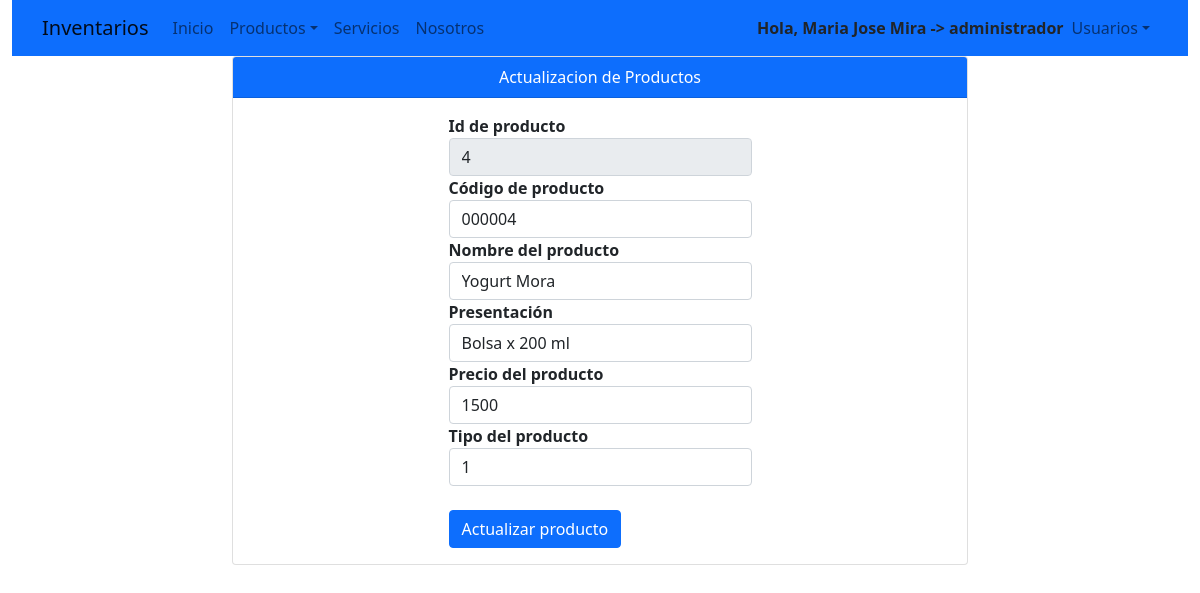
Screenshot of /index.php?controlador=productos&accion=actualizarRegistro&id=4 (signed in) with the database file from the repository.
### tables this page shows
CREATE TABLE IF NOT EXISTS `productos` (
  `id` int(11) NOT NULL AUTO_INCREMENT,
  `codigo` varchar(11) NOT NULL,
  `nombre` varchar(50) NOT NULL,
  `presentacion` varchar(50) NOT NULL,
  `precio` float NOT NULL,
  `id_tipo` int(11) NOT NULL,
  PRIMARY KEY (`id`),
  KEY `id_tipo` (`id_tipo`)
);

### controladores/controlador_productos.php (called while the page is built, shortened)
<?php
    include_once("modelos/producto.php");
    class ControladorProductos {
        public function actualizarRegistro(){
            $idProducto=$_GET['id'];
            $DatosProducto=Producto::BuscarProducto($idProducto);
            include_once "vistas/productos/actualizar.php";
            include_once "./vistas/productos/actualizar.php";
        }
    }
?>

### ruteador.php (called while the page is built, shortened)
<?php
    $objcontrolador = new $controlador();
    $objcontrolador -> $getaccion();
?>

### index.php (called while the page is built, shortened)
<?php
    include_once ("vistas/plantilla.php");
?>

### modelos/producto.php (called while the page is built, shortened)
<?php
    class Producto{
    public function __construct ($idP,$codP,$nombreP,$presentacionP,$precioP,$tipoP){
        $this->idProducto=$idP;
        $this->codProducto=$codP;
        $this->nombreProducto=$nombreP;
        $this->presentacionProducto=$presentacionP;
        $this->precioProducto=$precioP;
        $this->tipoProducto=$tipoP;
    }
    public static function BuscarProducto($idProducto){
        $conexionBaseDatos=BaseDatos::crearInstancia();
        $sql=$conexionBaseDatos -> prepare ("SELECT * FROM productos WHERE id=?");
        $sql->execute (array($idProducto));
        $producto=$sql->fetch();
        return new Producto($producto['id'],$producto['codigo'],$producto['nombre'],$producto['presentacion'],$producto['precio'],$producto['id_tipo']);
    }
    }
?>

### vistas/productos/actualizar.php (the view)
<?php
    include_once("./modelos/producto.php");
?>
<div class="container">
    <div class="row d-flex flex-grid justify-content-center">
        <div class="col-md-8">
            <div class="card card-color">
                <div class="card-header text-white bg-primary text-center">
                    Actualizacion de Productos
                </div>
                <div class="card-body">
                    <div class="container col-sm-6">
                        <form method="POST" action="">
                            <div class = "form-group">
                                <label for="inputid"> <strong> Id de producto </strong></label>
                                <input type="text" value="<?php echo $DatosProducto->idProducto; ?>" name="txtid" class="form-control" id="inputid" disabled>
                            </div>
                            <div class = "form-group">
                                <label for="inputcodigo"> <strong> Código de producto </strong></label>
                                <input type="text" value="<?php echo $DatosProducto->codProducto; ?>" name="txtcodigo" class="form-control" id="inputcodigo" >
                            </div>
                            <div class = "form-group">
                                <label for="inputnombre"> <strong> Nombre del producto </strong></label>
                                <input type="text" value="<?php echo $DatosProducto->nombreProducto; ?>" name="txtnombre" class="form-control" id="inputnombre" >
                            </div>
                            <div class = "form-group">
                                <label for="inputpresentacion"> <strong> Presentación </strong></label>
                                <input type="text" value="<?php echo $DatosProducto->presentacionProducto; ?>"  name="txtpresentacion" class="form-control" id="inputpresentacion" >
                            </div>
                            <div class = "form-group">
                                <label for="inputprecio"> <strong> Precio del producto </strong></label>
                                <input type="text" value="<?php echo $DatosProducto->precioProducto; ?>" name="txtprecio" class="form-control" id="inputprecio" >
                            </div>
                            <div class = "form-group">
                                <label for="inputtipo"> <strong> Tipo del producto </strong></label>
                                <input type="text" value="<?php echo $DatosProducto->tipoProducto; ?>" name="txttipo" class="form-control" id="inputtipo" >
                            </div>
                            <br>
                            <button type="submit" class="btn btn-primary"> Actualizar producto  </button>
                        </form>
                    </div>
                </div>
            </div>
        </div>
    </div>
</div>

### rows the page displays
productos: txtid "4", txtcodigo "000004", txtnombre "Yogurt Mora", txtpresentacion "Bolsa x 200 ml", txtprecio "1500", txttipo "1"

### other values shown
$_SESSION["usuario"]['nombre'] "Maria Jose Mira"
$_SESSION["usuario"]['perfil'] "administrador"
